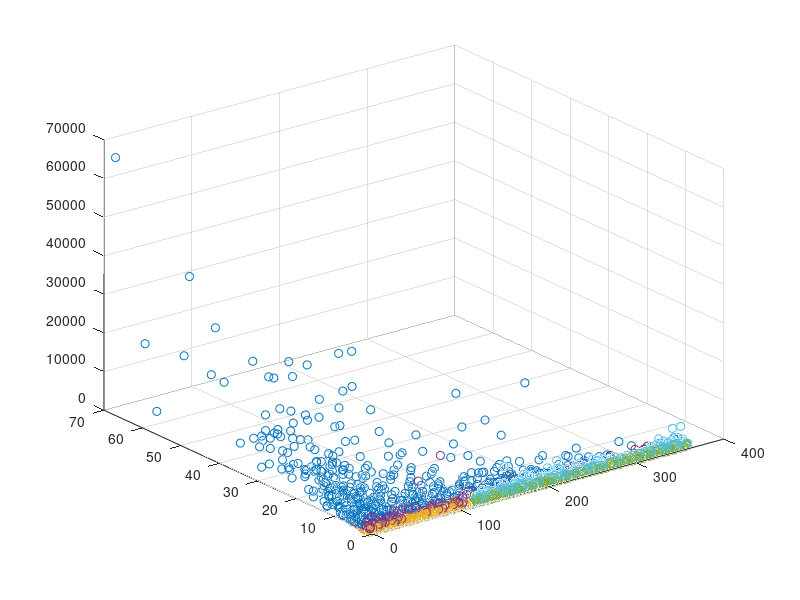

Here is the MATLAB script that generated this plot:
% This function makes classification of customers data included in a csv file 
% and exports them into an arff file (weka format)

function preprocessing()
clear all;
n = 3000;
% Open csv file and split into arrays 
input = csvread('RFM_Data.csv',1,0);

% Initialize arrays
ID = zeros(n,1);
R  = zeros(n,1);
F  = zeros(n,1);
M  = abs(zeros(n,1));
class = zeros(n,1);

ID = input(:,1);
R = input(:,2);
F = input(:,3);
M = round(abs(input(:,4)));

%histograms of R,F,M
%figure(1)
%ksdensity(R)
%figure(2)
%ksdensity(F)
%figure(3)
%ksdensity(M)

% Calculate the necessary percentiles for R,F,M
R40 = prctile(R,40);
F50 = prctile(F,50);
F70 = prctile(F,70);
F90 = prctile(F,90);
M40 = prctile(M,40);
M70 = prctile(M,70);

tempA = 1;
tempB = 1;
tempC = 1;
tempD = 1;
tempE = 1;
tempG = 1;
tempH = 1;
tempI = 1;

% Arrays for 3D plotting
%A = zeros();
%B = zeros();
%C = zeros();
%D = zeros();
%E = zeros();
%G = zeros();
%H = zeros();
%I = zeros();

%****************************
% Classification of data
%****************************
for i = 1:3000
    %CLASS POLY KALOS  
    if (R(i) <= R40) && (F(i)>F70) && (M(i)>M70) 
        class(i) = 1; % poly kalos
        A(tempA, :)=[R(i) F(i) M(i)];
        tempA = tempA +1;
   %CLASS PISTOS     
    elseif (R(i) <= R40) && (F(i)>F70) && (M(i)<M70)
        class(i) = 2; % pistos
        B(tempB, :)=[R(i) F(i) M(i)];
        tempB = tempB +1;
   %CLASS AVEVAIOS     
    elseif (R(i) <= R40) && (F(i)<=F70) && (M(i)<=M70) 
        class(i) = 3; % avevaios
        C(tempC, :)=[R(i) F(i) M(i)];
        tempC = tempC +1;
   %EYKAIRIA     
    elseif (R(i) <= R40) && (F(i)<=F70) && (M(i)>M70)
        class(i) = 4; % efkairia
        D(tempD, :)=[R(i) F(i) M(i)];
        tempD = tempD +1; 
  %ADIAFOROS     
    elseif (R(i) > R40) && (F(i)<=F70) && (M(i)<=M70)
        class(i) = 5; % adiaforos
        E(tempE, :)=[R(i) F(i) M(i)];
        tempE = tempE +1;
  %PALIA EYKAIRIA
    elseif (R(i)>R40) && (F(i)<=F70) && (M(i)>M70)
        class(i)=6; %palia eykairia
        G(tempG, :)=[R(i) F(i) M(i)];
        tempG = tempG +1;
  %PROIN PISTOS
    elseif (R(i)>R40) && (F(i)>F70) && (M(i)<=M70)
        class(i)=7; %proin pistos
        H(tempH, :)=[R(i) F(i) M(i)];
        tempH = tempH +1;
 %PROIN KALOS
    elseif (R(i)>R40) && (F(i)>F70) && (M(i)>M70)
        class(i)=8; %proin kalos
        I(tempI, :)=[R(i) F(i) M(i)];
        tempI = tempI +1;
    end
end

figure(1);
%Scatter 3D for poly kalos
scatter3(A(:,1),A(:,2),A(:,3));
hold on;
%Scatter 3D for pistos
scatter3(B(:,1),B(:,2),B(:,3));
hold on;
%Scatter 3D for avevaios
scatter3(C(:,1),C(:,2),C(:,3));
hold on;
%Scatter 3D for eykairia
scatter3(D(:,1),D(:,2),D(:,3));
hold on;
%Scatter 3D for adiaforos
scatter3(E(:,1),E(:,2),E(:,3));
hold on;
%Scatter 3D for palia eykairia
scatter3(G(:,1),G(:,2),G(:,3));
hold on;
%Scatter 3D for proin pistos
scatter3(H(:,1),H(:,2),H(:,3));
hold on;
%Scatter 3D for proin kalos
scatter3(I(:,1),I(:,2),I(:,3));
hold on;

for i = 1:3000
    input(i,4) = M(i);
    input(i,5) = class(i);
end

fprintf('\n') 
classes = {'poly-kalos','pistos','avevaios','efkairia','adiaforos','palia-eykairia','proin-pistos','proin-kalos'};
% print # of elements in each class
for j = 1:8
    counter = 0;
    for i = 1:3000
        if class(i)==j
            counter = counter + 1;
        end
    end
    fprintf('%s = %d\n',classes{j},counter);
end


% the array to be exported
array = sortrows(input,5);

%*******************************
% arff conversion
%*******************************
[fout,msg] = fopen('training_set.arff','wt');
if fout == -1
error(msg);
end
fprintf(fout,'@RELATION RFM\n\n');
attributes = {'R','F','M'};

for i = 1:3
fprintf(fout,'@ATTRIBUTE %s REAL\n',attributes{i});
end

fprintf(fout,'@ATTRIBUTE class  {');

for i = 1:7
fprintf(fout,'%s,',classes{i});
end
fprintf(fout,'%s}\n\n',classes{8});
fprintf(fout,'@DATA\n');

for i = 1:3000
fprintf(fout,'%d,%d,%d,%s\n',array(i,2),array(i,3),array(i,4),classes{array(i,5)});
end

fclose(fout);

